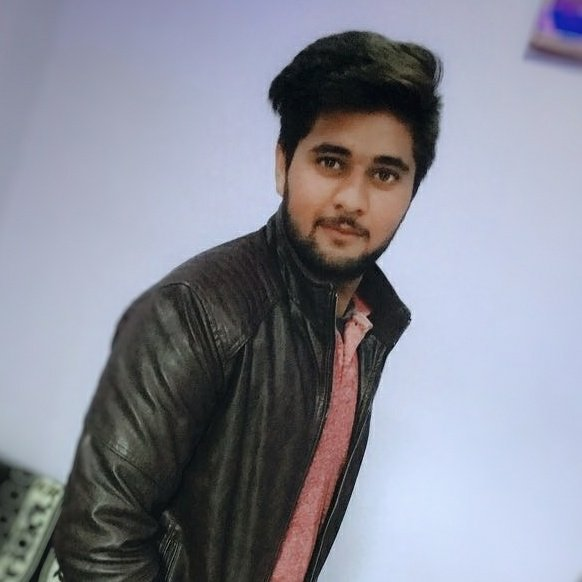
#> input picture responsive/bg-masthead.jpg, 582 x 582 px
$ python 9oprncv.py
#> lines starting #> are read from the running program, lines starting #| are printed output that depends on the picture; after the words box and inside, x2 and y2 are one past the last pixel; in counts of white or black regions, pixels touching at a corner belong together
import cv2
facecascade = cv2.CascadeClassifier("responsive/haarcascade_frontalface_default.xml")
path ="responsive/bg-masthead.jpg"

img = cv2.imread(path)
#> img is the input picture: shape (582, 582, 3); mean B, G, R 151.2, 138.7, 136.7
imgGray = cv2.cvtColor(img,cv2.COLOR_BGR2GRAY)
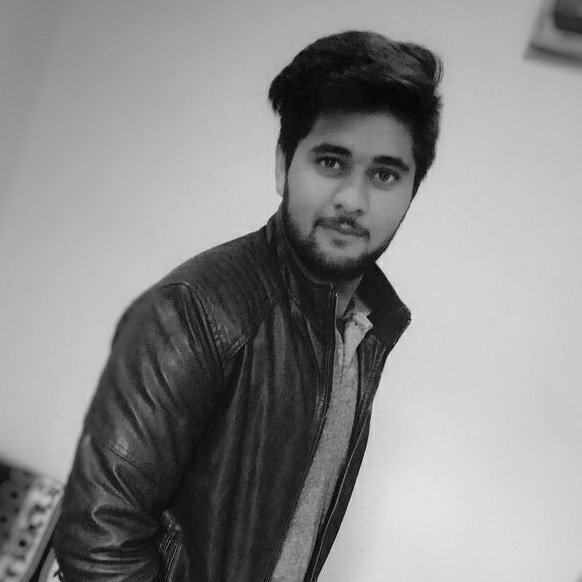
#> imgGray: shape (582, 582); min 1, max 239, mean 139.5

faces = facecascade.detectMultiScale(imgGray,1.1,4)
#> faces = [[7, 490, 55, 55], [271, 104, 168, 168]]


for (x,y,w,h) in faces:
    cv2.rectangle(img,(x,y),(x+w,y+h),(255,0,0),2)
#> this loop made 2 passes
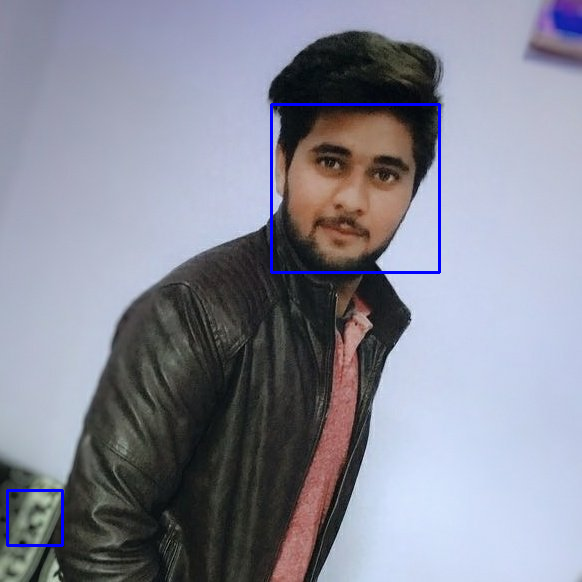
#> img: shape (582, 582, 3); 0.79% of pixels changed, all inside (x1, y1, x2, y2) = (6, 103, 441, 547)


cv2.imshow("result",img)

cv2.waitKey(0)
